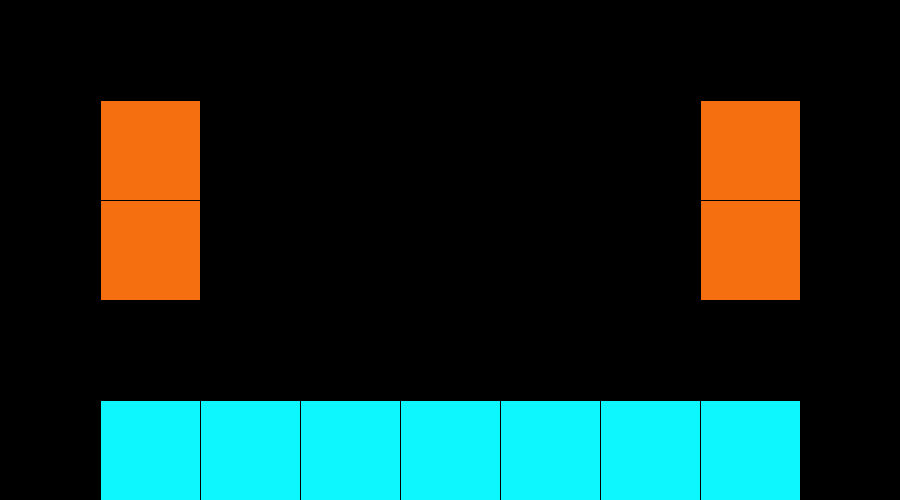
Frame 1 (no input)
Frame 60 (the mouse pressed at the canvas centre just before this capture): identical to frame 1, image omitted
Frame 120 (the mouse held since frame 60 and released just before this capture): identical to frame 1, image omitted

The Processing sketch that drew this single still picture (run headless with seeded random() and noise(); from frame 60 on, the mouse is pressed at the canvas centre):

// Processing sketch: WhatWasThis
// ── WhatWasThis.pde
//Justin Whitfield
//Draw A Picture

void setup() {
  size(900, 500);
  background(#000000);
}

void draw() {
  //vertical lines
  line(100, 0, 100, 500);
  line(200, 0, 200, 500);
  line(300, 0, 300, 500);
  line(400, 0, 400, 500);
  line(500, 0, 500, 500);
  line(600, 0, 600, 500);
  line(700, 0, 700, 500);
  line(800, 0, 800, 500);

  fill(#0CF7FE);
  rect(100, 100, 100, 100);
  rect(100, 200, 100, 100);
  rect(700, 100, 100, 100);
  rect(700, 200, 100, 100);
  
  fill(#F56E10);
  rect(100, 100, 100, 100);
  rect(100, 200, 100, 100);
  rect(700, 100, 100, 100);
  rect(700, 200, 100, 100);

  //horizontal lines
  line(0, 100, 900, 100);
  line(0, 200, 900, 200);
  line(0, 300, 900, 300);
  line(0, 400, 900, 400);

  fill(#0CF7FE);
  rect(100, 400, 100, 100);
  rect(200, 400, 100, 100);
  rect(300, 400, 100, 100);
  rect(400, 400, 100, 100);
  rect(500, 400, 100, 100);
  rect(600, 400, 100, 100);
  rect(700, 400, 100, 100);
}
